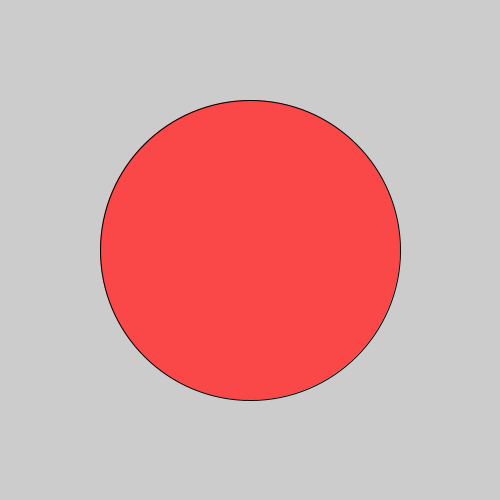
Frame 1 (no input)
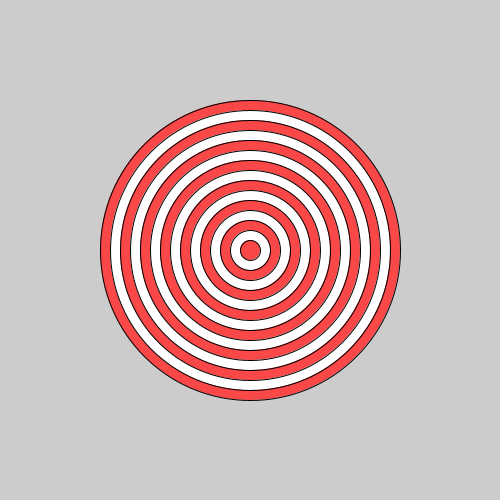
Frame 60 (the mouse pressed at the canvas centre just before this capture)
Frame 120 (the mouse held since frame 60 and released just before this capture): identical to frame 60, image omitted

The Processing sketch that drew these frames (run headless with seeded random() and noise(); from frame 60 on, the mouse is pressed at the canvas centre):

// Processing sketch: bullseye
// ── bullseye.pde
int g = 0;
int w = 320;
int h = 320;

void setup(){
  size(500,500);
  
}

void draw(){
  
  h-=20;
  w-=20;
  
  if(g%2==0){ fill(250,71,71);
  }
  else{
    fill(255);
  }
  if(h>-1 && w>-1){
  ellipse(250,250,w,h);
  g++;
  }
}
